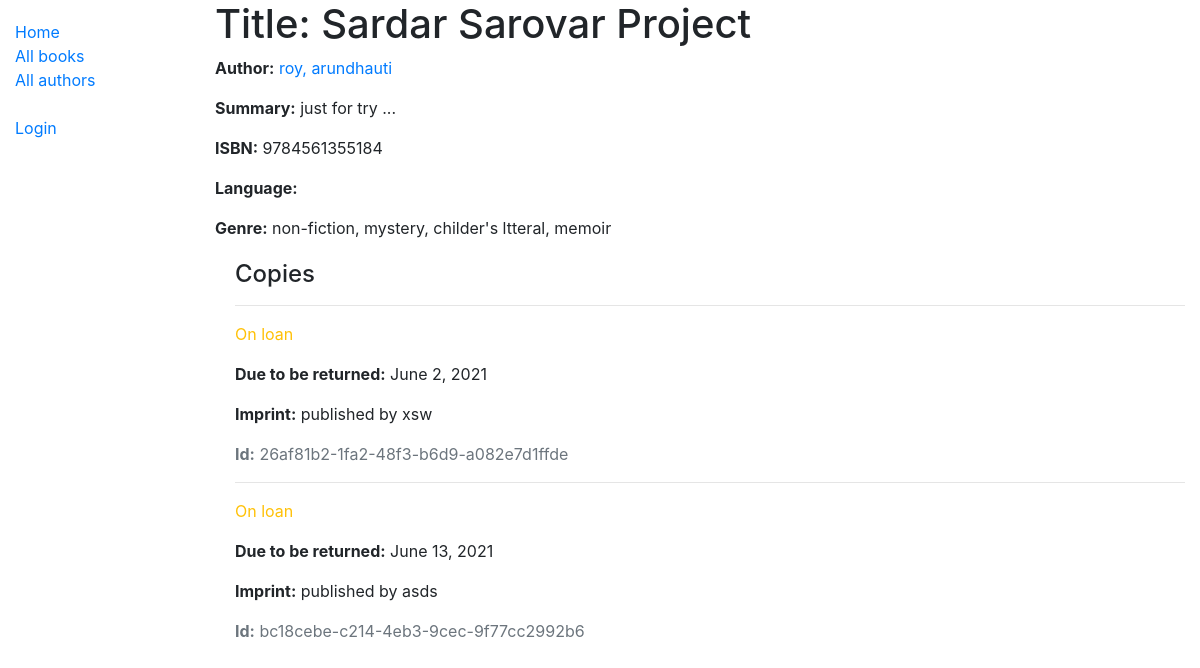
/catalog/book/2, run on the app's committed database.
### catalog/models.py (models this page shows, shortened)
class Book(models.Model):
    title = models.CharField(max_length=200)
    author = models.ForeignKey(Author, on_delete=models.SET_NULL, null=True)
    summary = models.TextField(
        max_length=1000, help_text='Enter a brief description of the book')
    isbn = models.CharField('ISBN', max_length=13, unique=True,
                            help_text='13 Character <a href="https://www.isbn-international.org/content/what-isbn">ISBN number</a>')
    Lang = models.ForeignKey("Language", on_delete=models.PROTECT, null=True)
    genre = models.ManyToManyField(
        Genre, help_text='Select a genre for this book')
    def display_genre(self):
        """Create a string for the Genre. This is required to display genre in Admin."""
        return ', '.join(genre.name for genre in self.genre.all()[:3])
    display_genre.short_description = 'Genre'

class Author(models.Model):
    first_name = models.CharField(max_length=100)
    last_name = models.CharField(max_length=100)
    date_of_birth = models.DateField(null=True, blank=True)
    date_of_death = models.DateField('Died', null=True, blank=True)
    class Meta:
        ordering = ['last_name', 'first_name']
    def __str__(self):
        return f'{self.last_name}, {self.first_name}'

class Genre(models.Model):
    name = models.CharField(
        max_length=200, help_text='Enter a book genre (e.g. Science Fiction)')
    def __str__(self):
        return self.name

class BookInstance(models.Model):
    id = models.UUIDField(primary_key=True, default=uuid.uuid4,
                          help_text='Unique ID for this particular book across whole library')
    book = models.ForeignKey(Book, on_delete=models.RESTRICT, null=True)
    imprint = models.CharField(max_length=200)
    due_back = models.DateField(null=True, blank=True)
    borrower = models.ForeignKey(User, on_delete=models.SET_NULL, null=True, blank=True)
    LOAN_STATUS = (
        ('m', 'Maintenance'),
        ('o', 'On loan'),
        ('a', 'Available'),
        ('r', 'Reserved'),
    )
    status = models.CharField(
        max_length=1,
        choices=LOAN_STATUS,
        blank=True,
        default='m',
        help_text='Book availability',
    )
    class Meta:
        ordering = ['due_back']
        permissions = (("can_mark_returned", "Set book as returned"),)
    def status_value(self):
        key_status = self.status
        print(key_status)
        for _, value in self.LOAN_STATUS:
            if _ == key_status:
                print(value)
                return value
    status_value.short_description = "current"

### catalog/views.py (the view)
# urls.py: path('book/<int:pk>', views.BookDetailView.as_view(), name='book-detail'),
class BookDetailView(generic.DetailView):
    model = Book

### catalog/templates/catalog/book_detail.html
{% extends "base_generic.html" %}
{% block content %}
  <h1>Title: {{ book.title }}</h1>
  <p><strong>Author:</strong> <a href="">{{ book.author }}</a></p>
  <p><strong>Summary:</strong> {{ book.summary }}</p>
  <p><strong>ISBN:</strong> {{ book.isbn }}</p>
  <p><strong>Language:</strong> {{ book.language }}</p>
  <p><strong>Genre:</strong> {{ book.genre.all|join:", " }}</p>
  <div style="margin-left:20px;margin-top:20px">
    <h4>Copies</h4>
    {% for copy in book.bookinstance_set.all %}
      <hr>
      <p class="{% if copy.status == 'a' %}text-success{% elif copy.status == 'm' %}text-danger{% else %}text-warning{% endif %}">
        {{ copy.get_status_display }}
      </p>
      {% if copy.status != 'a' %}
        <p><strong>Due to be returned:</strong> {{ copy.due_back }}</p>
      {% endif %}
      <p><strong>Imprint:</strong> {{ copy.imprint }}</p>
      <p class="text-muted"><strong>Id:</strong> {{ copy.id }}</p>
    {% endfor %}
  </div>
{% endblock %}

### data on the page
Book: title "Sardar Sarovar Project", author "roy, arundhauti", summary "just for try ...", isbn "9784561355184", genre.all "non-fiction, mystery, childer's ltteral, memoir"
BookInstance: status "On loan", due_back "June 2, 2021", imprint "published by xsw", id "26af81b2-1fa2-48f3-b6d9-a082e7d1ffde"
BookInstance: status "On loan", due_back "June 13, 2021", imprint "published by asds", id "bc18cebe-c214-4eb3-9cec-9f77cc2992b6"
